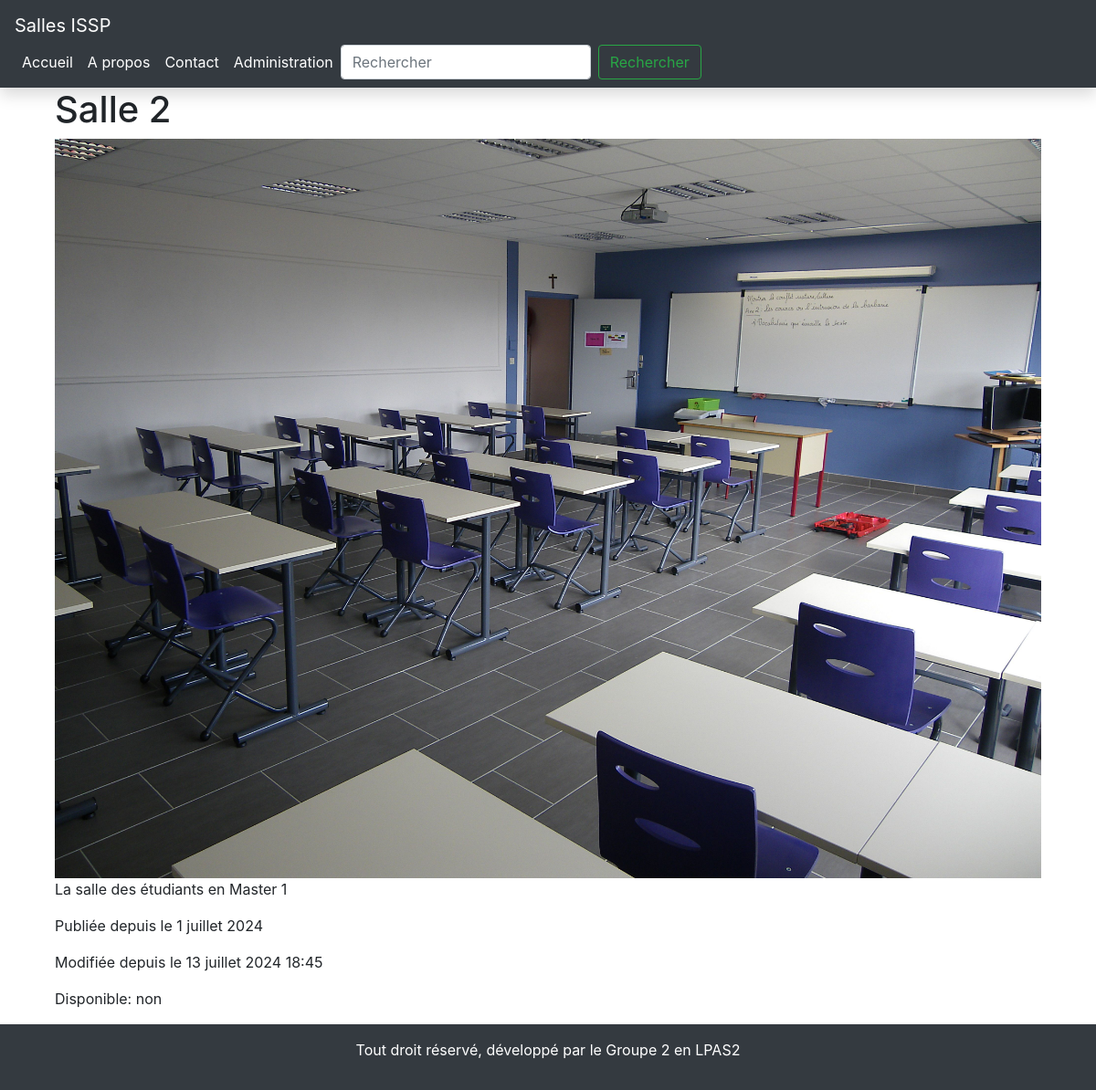
Screenshot of /salle/2/ with the database file from the repository.
### gestion/models.py (models this page shows, shortened)
class Salle(models.Model):
    nom_salle = models.CharField(max_length=50)
    description = models.TextField()
    image = models.ImageField(upload_to="media/", default='path/to/default/image.jpg')
    date_publication = models.DateField(default=date.today)
    disponible = models.CharField(max_length=4, default='oui', choices=[('oui', 'oui'), ('non', 'non')])
    upload_at = models.DateTimeField(auto_now=True)

### gestion/views.py (the view)
# urls.py: path('salle/<int:salle_id>/', salle_detail, name='salle_detail'),
def salle_detail(request, salle_id):
    salle = get_object_or_404(Salle, id=salle_id)
    return render(request, 'salle_detail.html', {'salle': salle})

### gestion/templates/salle_detail.html
{% extends 'base.html' %}
{% block content %}
<div class="container">
    <h1>{{ salle.nom_salle }}</h1>
    <img src="{{ salle.image.url }}" alt="Image de la salle" class="img-fluid">
    <p>{{ salle.description }}</p>
    <p>Publiée depuis le {{ salle.date_publication }}</p>
    <p>Modifiée depuis le {{ salle.upload_at }}</p>
    <p>Disponible: {{ salle.disponible }}</p>
</div>
{% endblock %}

### gestion/templates/base.html (style rules this page uses)
html, body { height: 100%; }
body { display: flex; flex-direction: column; }

### rows the page displays
Salle: nom_salle "Salle 2", image (picture), description "La salle des étudiants en Master 1", date_publication "1 juillet 2024", upload_at "13 juillet 2024 18:45", disponible "non"
